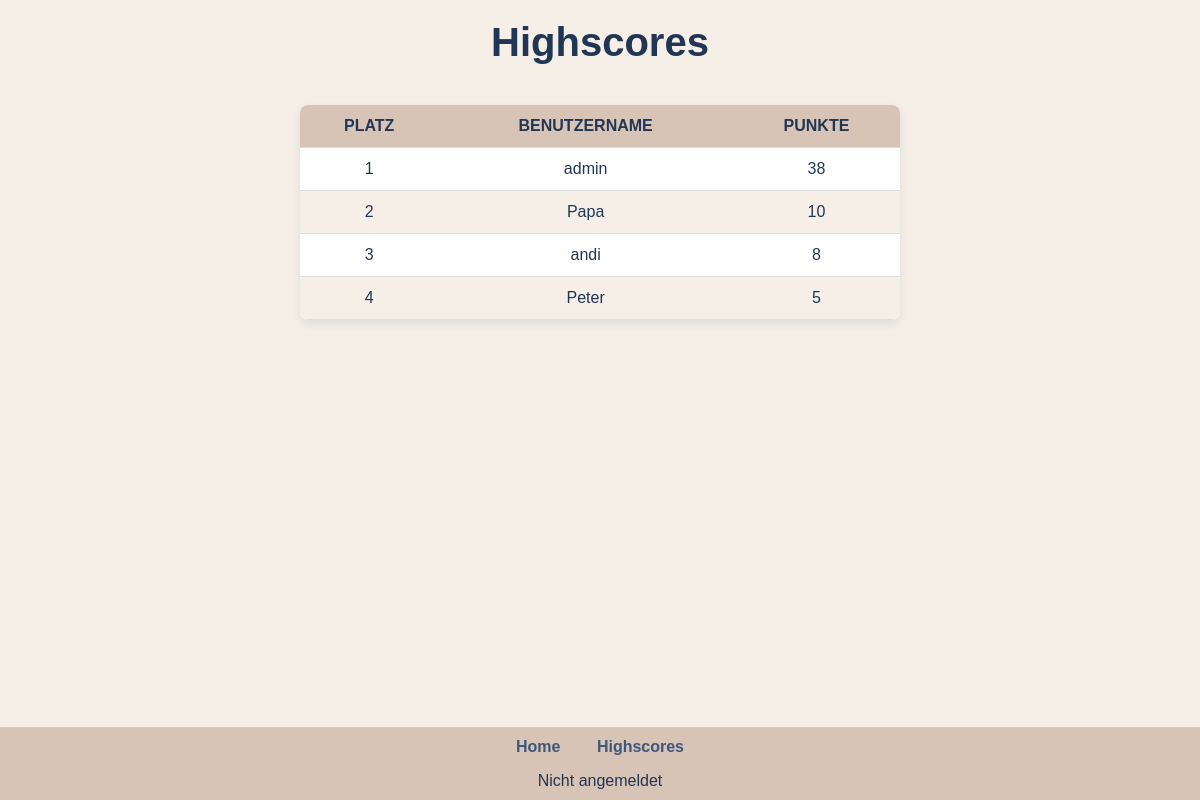
Before: /highscores with the older database file.
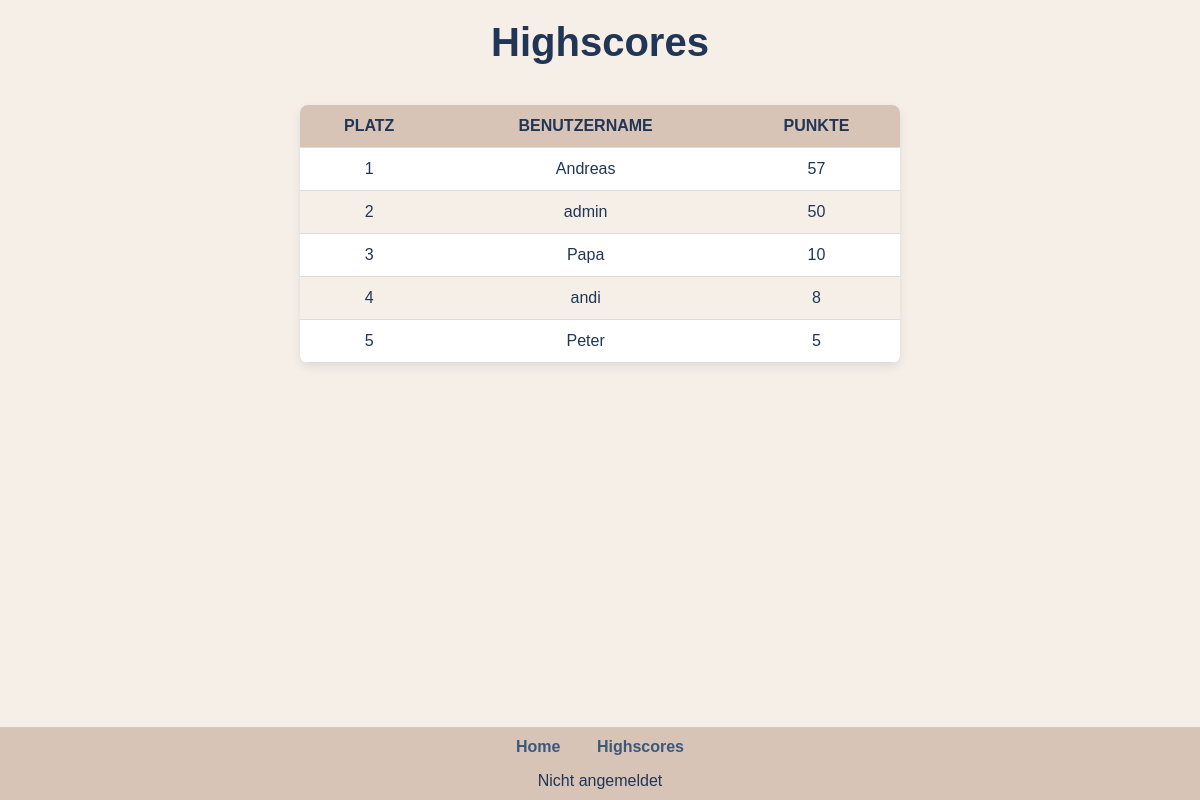
After: the same page with the newer database file.
### app.py (models this page shows, shortened)
class User(db.Model):
    id = db.Column(db.Integer, primary_key=True)
    username = db.Column(db.String(50), unique=True, nullable=False)
    password_hash = db.Column(db.String(128), nullable=False)
    score = db.Column(db.Integer, default=0)  # Neuer Wert für den Score

### app.py (the view)
@app.route('/highscores', methods=['GET'])
def highscores():
    users = User.query.order_by(User.score.desc()).all()  # Nach Score sortieren
    return render_template('highscores.html', users=users)

### app.py (called while the page is built)
@app.before_request
def clear_session():
    if not hasattr(app, 'session_cleared'):
        session.clear()
        app.session_cleared = True  # Flag setzen, um mehrfaches Leeren zu verhindern

### templates/highscores.html (shortened to what this page needs)
<!DOCTYPE html>
<html lang="en">
  <head>
    <link rel="stylesheet" href="/static/style.css" />
    <link rel="stylesheet" href="/static/highscore.css" />
  </head>
  <body>
    <h1>Highscores</h1>
    <table>
      <thead>
        <tr>
          <th>Platz</th>
          <th>Benutzername</th>
          <th>Punkte</th>
        </tr>
      </thead>
      <tbody>
        {% for user in users %}
        <tr>
          <td>{{ loop.index }}</td>
          <td>{{ user.username }}</td>
          <td>{{ user.score }}</td>
        </tr>
        {% endfor %}
      </tbody>
    </table>
    {% include 'footer.html' %}
  </body>
</html>

Changed rows visible on the page:
added User: username "Andreas", score "57"
changed User "admin": score "38" → "50"
